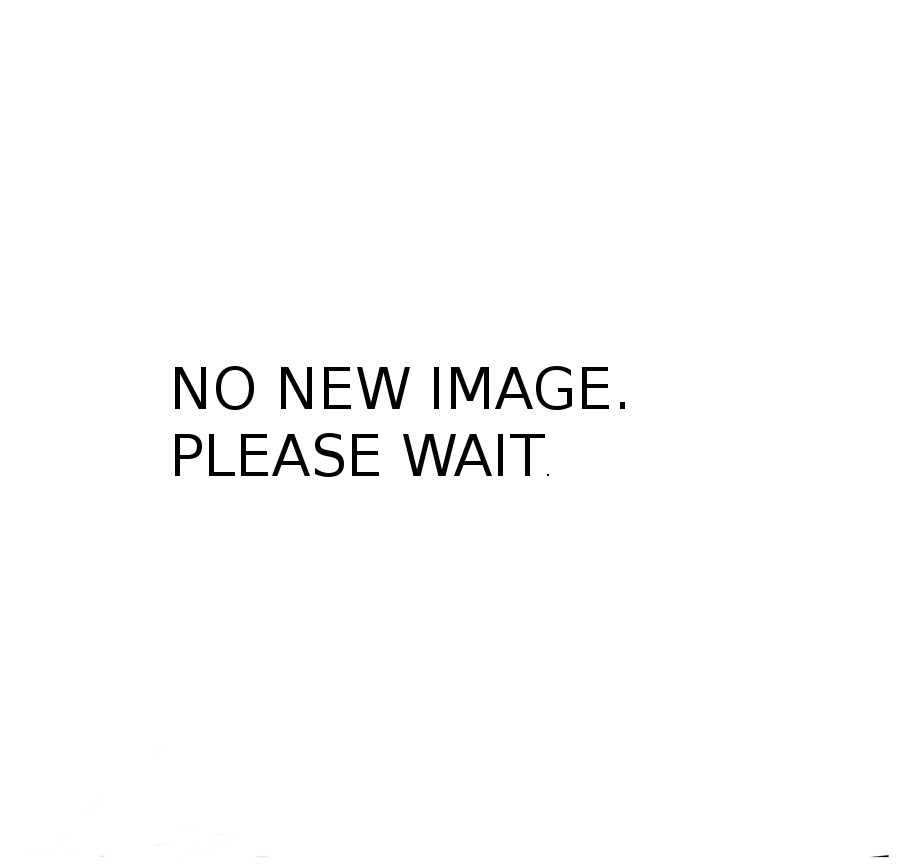
#> input picture System2/noNew.JPG, 900 x 867 px
$ python -i queue1.py   (imports and definitions only)   (Python 2 division)
#> lines starting #> are read from the running program, lines starting #| are printed output that depends on the picture; after the words box and inside, x2 and y2 are one past the last pixel; in counts of white or black regions, pixels touching at a corner belong together
### System2/webcolors1.py
import math
import re

def _reversedict(d):
    return dict(list(zip(list(d.values()), list(d.keys()))))

HEX_COLOR_RE = re.compile(r'^#([a-fA-F0-9]{3}|[a-fA-F0-9]{6})$')
SUPPORTED_SPECIFICATIONS = ('html4', 'css2', 'css21', 'css3')

# Mappings of color names to normalized hexadecimal color values.
#################################################################
html4_names_to_hex = {'blue34': '#00ffff',
                      'black1': '#000000',
                      'blue35': '#0000ff',
                      'pink1': '#ff00ff',
                      'green1': '#008000',
                      'gray1': '#808080',
                      'yellow1': '#00ff00',
                      'maroon': '#800000',
                      'blue36': '#000080',
                      'green2': '#808000',
                      'purple1': '#800080',
                      'red1': '#ff0000',
                      'gray2': '#c0c0c0',
                      'teal': '#008080',
                      'white1': '#ffffff',
                      'yellow2': '#ffff00'}

css2_names_to_hex = html4_names_to_hex

css21_names_to_hex = dict(html4_names_to_hex, orange1='#ffa500')
css3_names_to_hex = {'blue1': '#00ffff',
                     'blue2': '#f0f8ff',
                     'blue3': '#faebd7',
                     'blue4': '#00ffff',
                     'blue5': '#7fffd4',
                     'blue6': '#f0ffff',
                     'cream1': '#f5f5dc',
                     'cream2': '#ffe4c4',
                     'black2': '#000000',
                     'cream3': '#ffebcd',
                     'blue7': '#0000ff',
                     'blue8': '#8a2be2',
                     'brown1': '#a52a2a',
                     'cream4': '#deb887',
                     'blue9': '#5f9ea0',
                     'green3': '#7fff00',
                     'brown2': '#d2691e',
                     'coral': '#ff7f50',
                     'blue10': '#6495ed',
                     'white2': '#fff8dc',
                     'red2': '#dc143c',
                     'blue11': '#00ffff',
                     'blue12': '#00008b',
                     'blue13': '#008b8b',
                     'brown3': '#b8860b',
                     'gray3': '#a9a9a9',
                     'green4': '#006400',
                     'darkkhaki': '#bdb76b',
                     'pink2': '#8b008b',
                     'green5': '#556b2f',
                     'orange2': '#ff8c00',
                     'purple2': '#9932cc',
                     'red3': '#8b0000',
                     'darksalmon': '#e9967a',
                     'green6': '#8fbc8f',
                     'blue14': '#483d8b',
                     'gray4': '#2f4f4f',
                     'blue15': '#00ced1',
                     'violet3': '#9400d3',
                     'pink3': '#ff1493',
                     'blue16': '#00bfff',
                     'gray5': '#696969',
                     'blue17': '#1e90ff',
                     'red4': '#b22222',
                     'white3': '#fffaf0',
                     'green7': '#228b22',
                     'pink4': '#ff00ff',
                     'gray6': '#dcdcdc',
                     'white4': '#f8f8ff',
                     'yellow3': '#ffd700',
                     'yellow4': '#daa520',
                     'gray7': '#808080',
                     'green8': '#008000',
                     'green9': '#adff2f',
                     'green10': '#f0fff0',
                     'pink5': '#ff69b4',
                     'red5': '#cd5c5c',
                     'indigo': '#4b0082',
                     'white5': '#fffff0',
                     'yellow5': '#f0e68c',
                     'violet1': '#e6e6fa',
                     'pink6': '#fff0f5',
                     'green11': '#7cfc00',
                     'yellow6': '#fffacd',
                     'blue18': '#add8e6',
                     'lightcoral': '#f08080',
                     'blue19': '#e0ffff',
                     'yellow7': '#fafad2',
                     'gray8': '#d3d3d3',
                     'green12': '#90ee90',
                     'pink7': '#ffb6c1',
                     'orange3': '#ffa07a',
                     'green13': '#20b2aa',
                     'blue20': '#87cefa',
                     'gray9': '#778899',
                     'gray10': '#b0c4de',
                     'cream5': '#ffffe0',
                     'green14': '#00ff00',
                     'green15': '#32cd32',
                     'cream6': '#faf0e6',
                     'red6': '#ff00ff',
                     'maroon': '#800000',
                     'green16': '#66cdaa',
                     'blue21': '#0000cd',
                     'purple3': '#ba55d3',
                     'purple4': '#9370d8',
		             'purple5':'#9370db',
                     'green17': '#3cb371',
                     'blue22': '#7b68ee',
                     'green18': '#00fa9a',
                     'blue23': '#48d1cc',
                     'pink8': '#c71585',
                     'blue24': '#191970',
                     'green19': '#f5fffa',
                     'cream7': '#ffe4e1',
                     'cream8': '#ffe4b5',
                     'cream9': '#ffdead',
                     'blue25': '#000080',
                     'cream10': '#fdf5e6',
                     'green20': '#808000',
                     'green21': '#6b8e23',
                     'orange4': '#ffa500',
                     'orange5': '#ff4500',
                     'purple6': '#da70d6',
                     'yellow8': '#eee8aa',
                     'green22': '#98fb98',
                     'blue26': '#afeeee',
                     'pink9': '#d87093',
                     'cream11': '#ffefd5',
                     'cream12': '#ffdab9',
                     'brown4': '#cd853f',
                     'pink10': '#ffc0cb',
                     'purple7': '#dda0dd',
                     'blue27': '#b0e0e6',
                     'purple8': '#800080',
                     'red7': '#ff0000',
                     'brown5': '#bc8f8f',
                     'blue28': '#4169e1',
                     'brown6': '#8b4513',
                     'orange6': '#fa8072',
                     'brown7': '#f4a460',
                     'green23': '#2e8b57',
                     'cream13': '#fff5ee',
                     'brown8': '#a0522d',
                     'gray11': '#c0c0c0',
                     'blue29': '#87ceeb',
                     'blue30': '#6a5acd',
                     'gray12': '#708090',
                     'white6': '#fffafa',
                     'green24': '#00ff7f',
                     'blue31': '#4682b4',
                     'brown9': '#d2b48c',
                     'blue32': '#008080',
                     'purple9': '#d8bfd8',
                     'orange7': '#ff6347',
                     'blue33': '#40e0d0',
                     'violet2': '#ee82ee',
                     'cream14': '#f5deb3',
                     'white7': '#ffffff',
                     'white8': '#f5f5f5',
                     'yellow9': '#ffff00',
                     'green25': '#9acd32'}

# Mappings of normalized hexadecimal color values to color names.
#################################################################
html4_hex_to_names = _reversedict(html4_names_to_hex)

css2_hex_to_names = html4_hex_to_names

css21_hex_to_names = _reversedict(css21_names_to_hex)

css3_hex_to_names = _reversedict(css3_names_to_hex)

# Normalization routines.
#################################################################
# [8 lines left out: function normalize_hex, not called in this run]

def normalize_integer_triplet(rgb_triplet):
    return tuple([_normalize_integer_rgb(value) for value in rgb_triplet])

# [7 lines left out: function _normalize_integer_rgb, not called in this run]

def normalize_percent_triplet(rgb_triplet):
    return tuple([_normalize_percent_rgb(value) for value in rgb_triplet])

# [23 lines left out: functions _normalize_percent_rgb, name_to_hex, not called in this run]

def name_to_rgb(name, spec='css3'):
    return hex_to_rgb(name_to_hex(name, spec=spec))

def name_to_rgb_percent(name, spec='css3'):
    return rgb_to_rgb_percent(name_to_rgb(name, spec=spec))

# Conversions from hexadecimal color values to various formats.
#################################################################
# [10 lines left out: function hex_to_name, not called in this run]

def hex_to_rgb(hex_value):
    hex_digits = normalize_hex(hex_value)
    return tuple([int(s, 16) for s in (hex_digits[1:3], hex_digits[3:5], hex_digits[5:7])])

def hex_to_rgb_percent(hex_value):
    return rgb_to_rgb_percent(hex_to_rgb(hex_value))

# Conversions from  integer rgb() triplets to various formats.
#################################################################
def rgb_to_name(rgb_triplet, spec='css3'):
    return hex_to_name(rgb_to_hex(normalize_integer_triplet(rgb_triplet)), spec=spec)

def rgb_to_hex(rgb_triplet):
    return '#%02x%02x%02x' % normalize_integer_triplet(rgb_triplet)

# [8 lines left out: function rgb_to_rgb_percent, not called in this run]

# Conversions from percentage rgb() triplets to various formats.
#################################################################
def rgb_percent_to_name(rgb_percent_triplet, spec='css3'):
    return rgb_to_name(rgb_percent_to_rgb(normalize_percent_triplet(rgb_percent_triplet)), spec=spec)

def rgb_percent_to_hex(rgb_percent_triplet):
    return rgb_to_hex(rgb_percent_to_rgb(normalize_percent_triplet(rgb_percent_triplet)))

# [4 lines left out: function _percent_to_integer, not called in this run]

def rgb_percent_to_rgb(rgb_percent_triplet):
    return tuple(map(_percent_to_integer, normalize_percent_triplet(rgb_percent_triplet)))

'''if __name__ == '__main__':
    import doctest
    doctest.testmod()
'''

### System2/queue1.py
import collections # for deque
import cv2
import numpy as np
import os.path
import Queue as Q
import glob
import easygui
from sklearn.cluster import KMeans
import matplotlib.pyplot as plt
import utils
import sdwithui

# global imagePath

pathSource = './filteredCropsMAIN/'
noNew = './noNew.JPG'

# [1 line not run here, left out]

# [28 lines left out: functions viewImages, folderSize, qDeq, not called in this run]

def shapedetect(filename):
#> called with filename = 'noNew.JPG'
	sl =[]
	img = cv2.imread(filename)
#> img is the input picture: shape (867, 900, 3); min 0, max 255, mean 251.7
	gray = cv2.imread(filename,0)
#> gray: shape (867, 900); min 0, max 255, mean 251.7
	graycv = cv2.cvtColor(img, cv2.COLOR_BGR2GRAY) # whats the difference between this and the previous command ?

	kernel = np.ones((5,5),np.uint8)
	erosion = cv2.erode(gray,kernel,iterations = 1)
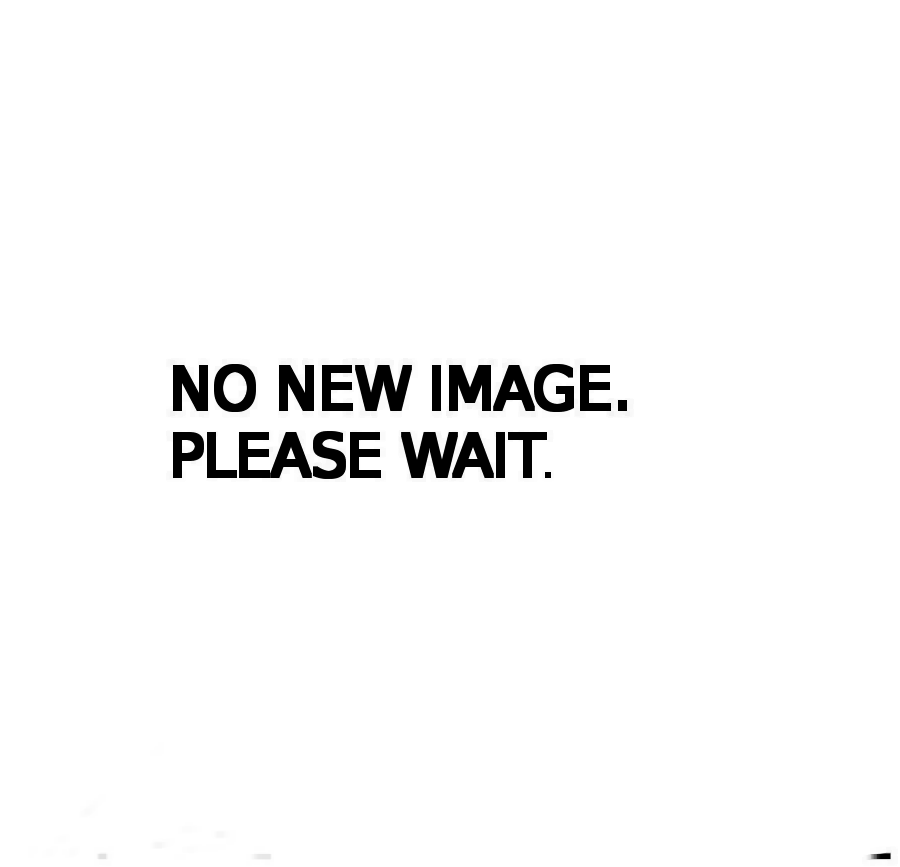
#> erosion: shape (867, 900); min 0, max 255, mean 248.3

	ret,thresh = cv2.threshold(erosion,127,255,1)
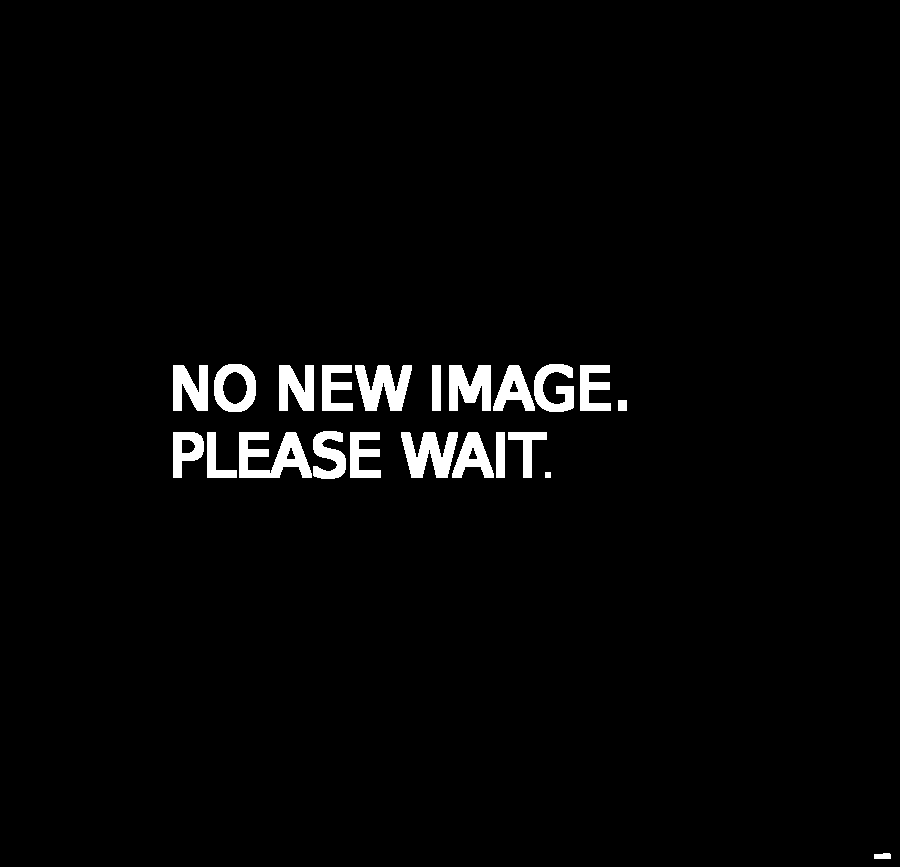
#> thresh: shape (867, 900); 2.6% white; 22 white regions

	contours,h = cv2.findContours(thresh,1,2)
#> contours = 27 contours; largest, box (x1, y1, x2, y2) and area: (239, 432, 312, 478) 1794, (214, 364, 256, 412) 1636, (401, 432, 458, 478) 1474, (355, 365, 412, 411) 1472, (449, 365, 491, 411) 1284; h = 27 rows, first 6: [1, -1, -1, -1], [2, 0, -1, -1], [3, 1, -1, -1], [4, 2, -1, -1], [5, 3, -1, -1], [6, 4, -1, -1]
	#print len(contours)
	for cnt in contours:
	    approx = cv2.approxPolyDP(cnt,0.01*cv2.arcLength(cnt,True),True)
	    #print len(approx)
	    if len(approx)==5:
	        #print "pentagon"
	        sl.append('pentagon')
	        cv2.drawContours(img,[cnt],0,255,-1)
	    elif len(approx)==3:
	        #print "triangle"
	        sl.append('triangle')
	        cv2.drawContours(img,[cnt],0,(0,255,0),-1)
	    elif len(approx)==4:
	        #print "square"
	        sl.append('square')
	        cv2.drawContours(img,[cnt],0,(0,0,255),-1)
	    elif len(approx) == 9:
	        #print "half-circle"
	        sl.append('half-circle')
	        cv2.drawContours(img,[cnt],0,(255,255,0),-1)
	    elif len(approx) == 11:
			#print "star"
			sl.append('star')
	    elif len(approx) > 15:
	        #print "circle"
	        sl.append('circle')
#> this loop made 27 passes
#> approx on passes 2, 7, 15, 21: [[545, 472], [545, 477], [550, 477], [550, 472]], [[496, 432], [496, 477], [504, 477], [504, 432]], [[618, 400], [618, 410], [626, 410], [626, 400]], [[432, 365], [432, 410], [440, 410], [440, 365]]
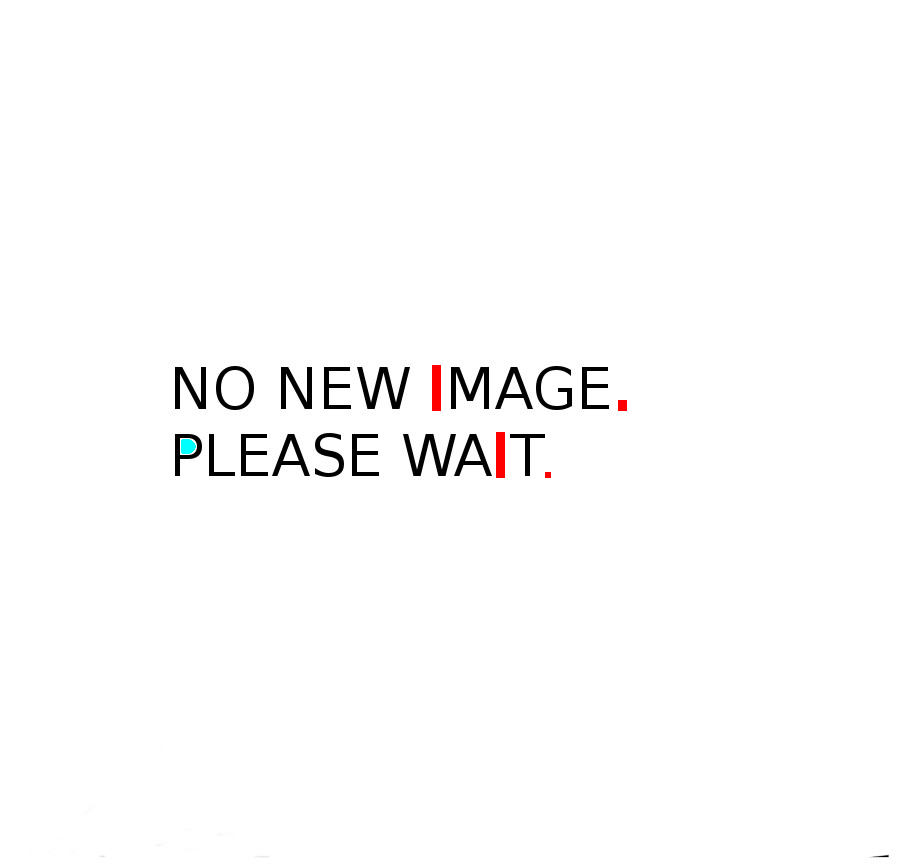
#> img: shape (867, 900, 3); 0.15% of pixels changed, all inside (x1, y1, x2, y2) = (181, 365, 627, 478)
#> after the loop, sl = ['square', 'circle', 'circle', 'half-circle', 'square', 'circle', 'circle', 'square', 'circle', 'square', 'circle', 'star']
	        # [9 lines of commented-out code are left out]
	try:
		if sl[1]:
			return sl[1]
		elif sl[0]:
			return sl[0]
		else:
			return 'not found'
	except:
		print 'not found'

# [79 lines left out: functions colourAuto, colourAutoSubProcess, colourManual, not called in this run]

def shapeManual():
	shape = easygui.enterbox(msg='What is the the SHAPE?', title=' Which Shape?', default='', strip=True)
	return shape

# [48 lines left out: functions alphabetDetectProcess, mainProcess, not called in this run]

>>> result = shapedetect('noNew.JPG')
#> result = 'circle'
